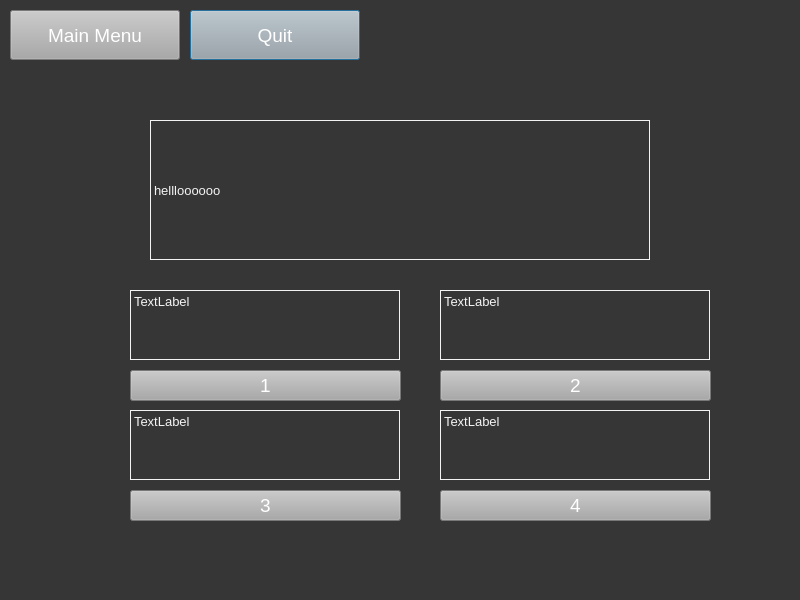
<?xml version="1.0" encoding="UTF-8"?>
<ui version="4.0">
 <class>queswin</class>
 <widget class="QDialog" name="queswin">
  <property name="geometry">
   <rect>
    <x>0</x>
    <y>0</y>
    <width>800</width>
    <height>600</height>
   </rect>
  </property>
  <property name="palette">
   <palette>
    <active>
     <colorrole role="Button">
      <brush brushstyle="SolidPattern">
       <color alpha="255">
        <red>54</red>
        <green>54</green>
        <blue>54</blue>
       </color>
      </brush>
     </colorrole>
     <colorrole role="Base">
      <brush brushstyle="SolidPattern">
       <color alpha="255">
        <red>54</red>
        <green>54</green>
        <blue>54</blue>
       </color>
      </brush>
     </colorrole>
     <colorrole role="Window">
      <brush brushstyle="SolidPattern">
       <color alpha="255">
        <red>54</red>
        <green>54</green>
        <blue>54</blue>
       </color>
      </brush>
     </colorrole>
    </active>
    <inactive>
     <colorrole role="Button">
      <brush brushstyle="SolidPattern">
       <color alpha="255">
        <red>54</red>
        <green>54</green>
        <blue>54</blue>
       </color>
      </brush>
     </colorrole>
     <colorrole role="Base">
      <brush brushstyle="SolidPattern">
       <color alpha="255">
        <red>54</red>
        <green>54</green>
        <blue>54</blue>
       </color>
      </brush>
     </colorrole>
     <colorrole role="Window">
      <brush brushstyle="SolidPattern">
       <color alpha="255">
        <red>54</red>
        <green>54</green>
        <blue>54</blue>
       </color>
      </brush>
     </colorrole>
    </inactive>
    <disabled>
     <colorrole role="Button">
      <brush brushstyle="SolidPattern">
       <color alpha="255">
        <red>54</red>
        <green>54</green>
        <blue>54</blue>
       </color>
      </brush>
     </colorrole>
     <colorrole role="Base">
      <brush brushstyle="SolidPattern">
       <color alpha="255">
        <red>54</red>
        <green>54</green>
        <blue>54</blue>
       </color>
      </brush>
     </colorrole>
     <colorrole role="Window">
      <brush brushstyle="SolidPattern">
       <color alpha="255">
        <red>54</red>
        <green>54</green>
        <blue>54</blue>
       </color>
      </brush>
     </colorrole>
    </disabled>
   </palette>
  </property>
  <property name="windowTitle">
   <string>StudyCS.exe</string>
  </property>
  <property name="styleSheet">
   <string notr="true">background-color: rgb(54, 54, 54);</string>
  </property>
  <widget class="QLabel" name="ans1">
   <property name="geometry">
    <rect>
     <x>130</x>
     <y>290</y>
     <width>270</width>
     <height>70</height>
    </rect>
   </property>
   <property name="styleSheet">
    <string notr="true">font-size:10pt; color:rgb(243, 243, 243)</string>
   </property>
   <property name="frameShape">
    <enum>QFrame::Box</enum>
   </property>
   <property name="text">
    <string>TextLabel</string>
   </property>
   <property name="textFormat">
    <enum>Qt::MarkdownText</enum>
   </property>
   <property name="alignment">
    <set>Qt::AlignLeading|Qt::AlignLeft|Qt::AlignTop</set>
   </property>
  </widget>
  <widget class="QLabel" name="question">
   <property name="geometry">
    <rect>
     <x>150</x>
     <y>120</y>
     <width>500</width>
     <height>140</height>
    </rect>
   </property>
   <property name="palette">
    <palette>
     <active>
      <colorrole role="WindowText">
       <brush brushstyle="SolidPattern">
        <color alpha="255">
         <red>243</red>
         <green>243</green>
         <blue>243</blue>
        </color>
       </brush>
      </colorrole>
      <colorrole role="Button">
       <brush brushstyle="SolidPattern">
        <color alpha="255">
         <red>54</red>
         <green>54</green>
         <blue>54</blue>
        </color>
       </brush>
      </colorrole>
      <colorrole role="Light">
       <brush brushstyle="SolidPattern">
        <color alpha="255">
         <red>255</red>
         <green>255</green>
         <blue>255</blue>
        </color>
       </brush>
      </colorrole>
      <colorrole role="Midlight">
       <brush brushstyle="SolidPattern">
        <color alpha="255">
         <red>255</red>
         <green>255</green>
         <blue>255</blue>
        </color>
       </brush>
      </colorrole>
      <colorrole role="Dark">
       <brush brushstyle="SolidPattern">
        <color alpha="255">
         <red>127</red>
         <green>127</green>
         <blue>127</blue>
        </color>
       </brush>
      </colorrole>
      <colorrole role="Mid">
       <brush brushstyle="SolidPattern">
        <color alpha="255">
         <red>170</red>
         <green>170</green>
         <blue>170</blue>
        </color>
       </brush>
      </colorrole>
      <colorrole role="Text">
       <brush brushstyle="SolidPattern">
        <color alpha="255">
         <red>243</red>
         <green>243</green>
         <blue>243</blue>
        </color>
       </brush>
      </colorrole>
      <colorrole role="BrightText">
       <brush brushstyle="SolidPattern">
        <color alpha="255">
         <red>255</red>
         <green>255</green>
         <blue>255</blue>
        </color>
       </brush>
      </colorrole>
      <colorrole role="ButtonText">
       <brush brushstyle="SolidPattern">
        <color alpha="255">
         <red>243</red>
         <green>243</green>
         <blue>243</blue>
        </color>
       </brush>
      </colorrole>
      <colorrole role="Base">
       <brush brushstyle="SolidPattern">
        <color alpha="255">
         <red>54</red>
         <green>54</green>
         <blue>54</blue>
        </color>
       </brush>
      </colorrole>
      <colorrole role="Window">
       <brush brushstyle="SolidPattern">
        <color alpha="255">
         <red>54</red>
         <green>54</green>
         <blue>54</blue>
        </color>
       </brush>
      </colorrole>
      <colorrole role="Shadow">
       <brush brushstyle="SolidPattern">
        <color alpha="255">
         <red>0</red>
         <green>0</green>
         <blue>0</blue>
        </color>
       </brush>
      </colorrole>
      <colorrole role="AlternateBase">
       <brush brushstyle="SolidPattern">
        <color alpha="255">
         <red>255</red>
         <green>255</green>
         <blue>255</blue>
        </color>
       </brush>
      </colorrole>
      <colorrole role="ToolTipBase">
       <brush brushstyle="SolidPattern">
        <color alpha="255">
         <red>255</red>
         <green>255</green>
         <blue>220</blue>
        </color>
       </brush>
      </colorrole>
      <colorrole role="ToolTipText">
       <brush brushstyle="SolidPattern">
        <color alpha="255">
         <red>0</red>
         <green>0</green>
         <blue>0</blue>
        </color>
       </brush>
      </colorrole>
      <colorrole role="PlaceholderText">
       <brush brushstyle="SolidPattern">
        <color alpha="128">
         <red>0</red>
         <green>0</green>
         <blue>0</blue>
        </color>
       </brush>
      </colorrole>
     </active>
     <inactive>
      <colorrole role="WindowText">
       <brush brushstyle="SolidPattern">
        <color alpha="255">
         <red>243</red>
         <green>243</green>
         <blue>243</blue>
        </color>
       </brush>
      </colorrole>
      <colorrole role="Button">
       <brush brushstyle="SolidPattern">
        <color alpha="255">
         <red>54</red>
         <green>54</green>
         <blue>54</blue>
        </color>
       </brush>
      </colorrole>
      <colorrole role="Light">
       <brush brushstyle="SolidPattern">
        <color alpha="255">
         <red>255</red>
         <green>255</green>
         <blue>255</blue>
        </color>
       </brush>
      </colorrole>
      <colorrole role="Midlight">
       <brush brushstyle="SolidPattern">
        <color alpha="255">
         <red>255</red>
         <green>255</green>
         <blue>255</blue>
        </color>
       </brush>
      </colorrole>
      <colorrole role="Dark">
       <brush brushstyle="SolidPattern">
        <color alpha="255">
         <red>127</red>
         <green>127</green>
         <blue>127</blue>
        </color>
       </brush>
      </colorrole>
      <colorrole role="Mid">
       <brush brushstyle="SolidPattern">
        <color alpha="255">
         <red>170</red>
         <green>170</green>
         <blue>170</blue>
        </color>
       </brush>
      </colorrole>
      <colorrole role="Text">
       <brush brushstyle="SolidPattern">
        <color alpha="255">
         <red>243</red>
         <green>243</green>
         <blue>243</blue>
        </color>
       </brush>
      </colorrole>
      <colorrole role="BrightText">
       <brush brushstyle="SolidPattern">
        <color alpha="255">
         <red>255</red>
         <green>255</green>
         <blue>255</blue>
        </color>
       </brush>
      </colorrole>
      <colorrole role="ButtonText">
       <brush brushstyle="SolidPattern">
        <color alpha="255">
         <red>243</red>
         <green>243</green>
         <blue>243</blue>
        </color>
       </brush>
      </colorrole>
      <colorrole role="Base">
       <brush brushstyle="SolidPattern">
        <color alpha="255">
         <red>54</red>
         <green>54</green>
         <blue>54</blue>
        </color>
       </brush>
      </colorrole>
      <colorrole role="Window">
       <brush brushstyle="SolidPattern">
        <color alpha="255">
         <red>54</red>
         <green>54</green>
         <blue>54</blue>
        </color>
       </brush>
      </colorrole>
      <colorrole role="Shadow">
       <brush brushstyle="SolidPattern">
        <color alpha="255">
         <red>0</red>
         <green>0</green>
         <blue>0</blue>
        </color>
       </brush>
      </colorrole>
      <colorrole role="AlternateBase">
       <brush brushstyle="SolidPattern">
        <color alpha="255">
         <red>255</red>
         <green>255</green>
         <blue>255</blue>
        </color>
       </brush>
      </colorrole>
      <colorrole role="ToolTipBase">
       <brush brushstyle="SolidPattern">
        <color alpha="255">
         <red>255</red>
         <green>255</green>
         <blue>220</blue>
        </color>
       </brush>
      </colorrole>
      <colorrole role="ToolTipText">
       <brush brushstyle="SolidPattern">
        <color alpha="255">
         <red>0</red>
         <green>0</green>
         <blue>0</blue>
        </color>
       </brush>
      </colorrole>
      <colorrole role="PlaceholderText">
       <brush brushstyle="SolidPattern">
        <color alpha="128">
         <red>0</red>
         <green>0</green>
         <blue>0</blue>
        </color>
       </brush>
      </colorrole>
     </inactive>
     <disabled>
      <colorrole role="WindowText">
       <brush brushstyle="SolidPattern">
        <color alpha="255">
         <red>243</red>
         <green>243</green>
         <blue>243</blue>
        </color>
       </brush>
      </colorrole>
      <colorrole role="Button">
       <brush brushstyle="SolidPattern">
        <color alpha="255">
         <red>54</red>
         <green>54</green>
         <blue>54</blue>
        </color>
       </brush>
      </colorrole>
      <colorrole role="Light">
       <brush brushstyle="SolidPattern">
        <color alpha="255">
         <red>255</red>
         <green>255</green>
         <blue>255</blue>
        </color>
       </brush>
      </colorrole>
      <colorrole role="Midlight">
       <brush brushstyle="SolidPattern">
        <color alpha="255">
         <red>255</red>
         <green>255</green>
         <blue>255</blue>
        </color>
       </brush>
      </colorrole>
      <colorrole role="Dark">
       <brush brushstyle="SolidPattern">
        <color alpha="255">
         <red>127</red>
         <green>127</green>
         <blue>127</blue>
        </color>
       </brush>
      </colorrole>
      <colorrole role="Mid">
       <brush brushstyle="SolidPattern">
        <color alpha="255">
         <red>170</red>
         <green>170</green>
         <blue>170</blue>
        </color>
       </brush>
      </colorrole>
      <colorrole role="Text">
       <brush brushstyle="SolidPattern">
        <color alpha="255">
         <red>243</red>
         <green>243</green>
         <blue>243</blue>
        </color>
       </brush>
      </colorrole>
      <colorrole role="BrightText">
       <brush brushstyle="SolidPattern">
        <color alpha="255">
         <red>255</red>
         <green>255</green>
         <blue>255</blue>
        </color>
       </brush>
      </colorrole>
      <colorrole role="ButtonText">
       <brush brushstyle="SolidPattern">
        <color alpha="255">
         <red>243</red>
         <green>243</green>
         <blue>243</blue>
        </color>
       </brush>
      </colorrole>
      <colorrole role="Base">
       <brush brushstyle="SolidPattern">
        <color alpha="255">
         <red>54</red>
         <green>54</green>
         <blue>54</blue>
        </color>
       </brush>
      </colorrole>
      <colorrole role="Window">
       <brush brushstyle="SolidPattern">
        <color alpha="255">
         <red>54</red>
         <green>54</green>
         <blue>54</blue>
        </color>
       </brush>
      </colorrole>
      <colorrole role="Shadow">
       <brush brushstyle="SolidPattern">
        <color alpha="255">
         <red>0</red>
         <green>0</green>
         <blue>0</blue>
        </color>
       </brush>
      </colorrole>
      <colorrole role="AlternateBase">
       <brush brushstyle="SolidPattern">
        <color alpha="255">
         <red>255</red>
         <green>255</green>
         <blue>255</blue>
        </color>
       </brush>
      </colorrole>
      <colorrole role="ToolTipBase">
       <brush brushstyle="SolidPattern">
        <color alpha="255">
         <red>255</red>
         <green>255</green>
         <blue>220</blue>
        </color>
       </brush>
      </colorrole>
      <colorrole role="ToolTipText">
       <brush brushstyle="SolidPattern">
        <color alpha="255">
         <red>0</red>
         <green>0</green>
         <blue>0</blue>
        </color>
       </brush>
      </colorrole>
      <colorrole role="PlaceholderText">
       <brush brushstyle="SolidPattern">
        <color alpha="128">
         <red>0</red>
         <green>0</green>
         <blue>0</blue>
        </color>
       </brush>
      </colorrole>
     </disabled>
    </palette>
   </property>
   <property name="autoFillBackground">
    <bool>false</bool>
   </property>
   <property name="styleSheet">
    <string notr="true">font-size:10pt; color:rgb(243, 243, 243)</string>
   </property>
   <property name="frameShape">
    <enum>QFrame::Box</enum>
   </property>
   <property name="frameShadow">
    <enum>QFrame::Plain</enum>
   </property>
   <property name="lineWidth">
    <number>1</number>
   </property>
   <property name="text">
    <string>hellloooooo</string>
   </property>
  </widget>
  <widget class="QLabel" name="ans3">
   <property name="geometry">
    <rect>
     <x>130</x>
     <y>410</y>
     <width>270</width>
     <height>70</height>
    </rect>
   </property>
   <property name="styleSheet">
    <string notr="true">font-size:10pt; color:rgb(243, 243, 243)</string>
   </property>
   <property name="frameShape">
    <enum>QFrame::Box</enum>
   </property>
   <property name="text">
    <string>TextLabel</string>
   </property>
   <property name="alignment">
    <set>Qt::AlignLeading|Qt::AlignLeft|Qt::AlignTop</set>
   </property>
  </widget>
  <widget class="QLabel" name="ans4">
   <property name="geometry">
    <rect>
     <x>440</x>
     <y>410</y>
     <width>270</width>
     <height>70</height>
    </rect>
   </property>
   <property name="styleSheet">
    <string notr="true">font-size:10pt; color:rgb(243, 243, 243)</string>
   </property>
   <property name="frameShape">
    <enum>QFrame::Box</enum>
   </property>
   <property name="text">
    <string>TextLabel</string>
   </property>
   <property name="alignment">
    <set>Qt::AlignLeading|Qt::AlignLeft|Qt::AlignTop</set>
   </property>
  </widget>
  <widget class="QLabel" name="ans2">
   <property name="geometry">
    <rect>
     <x>440</x>
     <y>290</y>
     <width>270</width>
     <height>70</height>
    </rect>
   </property>
   <property name="styleSheet">
    <string notr="true">font-size:10pt; color:rgb(243, 243, 243)</string>
   </property>
   <property name="frameShape">
    <enum>QFrame::Box</enum>
   </property>
   <property name="text">
    <string>TextLabel</string>
   </property>
   <property name="alignment">
    <set>Qt::AlignLeading|Qt::AlignLeft|Qt::AlignTop</set>
   </property>
  </widget>
  <widget class="QPushButton" name="quit">
   <property name="geometry">
    <rect>
     <x>190</x>
     <y>10</y>
     <width>170</width>
     <height>50</height>
    </rect>
   </property>
   <property name="styleSheet">
    <string notr="true">background-color: rgb(167, 168, 167); font-size:14pt; color:rgb(255, 255, 255)</string>
   </property>
   <property name="text">
    <string>Quit</string>
   </property>
  </widget>
  <widget class="QPushButton" name="b2main">
   <property name="geometry">
    <rect>
     <x>10</x>
     <y>10</y>
     <width>170</width>
     <height>50</height>
    </rect>
   </property>
   <property name="styleSheet">
    <string notr="true">background-color: rgb(167, 168, 167); font-size:14pt; color:rgb(255, 255, 255)</string>
   </property>
   <property name="text">
    <string>Main Menu</string>
   </property>
  </widget>
  <widget class="QPushButton" name="ans1b">
   <property name="geometry">
    <rect>
     <x>130</x>
     <y>370</y>
     <width>271</width>
     <height>31</height>
    </rect>
   </property>
   <property name="styleSheet">
    <string notr="true">background-color: rgb(167, 168, 167); font-size:14pt; color:rgb(255, 255, 255)</string>
   </property>
   <property name="text">
    <string>1</string>
   </property>
  </widget>
  <widget class="QPushButton" name="ans2b">
   <property name="geometry">
    <rect>
     <x>440</x>
     <y>370</y>
     <width>271</width>
     <height>31</height>
    </rect>
   </property>
   <property name="styleSheet">
    <string notr="true">background-color: rgb(167, 168, 167); font-size:14pt; color:rgb(255, 255, 255)</string>
   </property>
   <property name="text">
    <string>2</string>
   </property>
  </widget>
  <widget class="QPushButton" name="ans3b">
   <property name="geometry">
    <rect>
     <x>130</x>
     <y>490</y>
     <width>271</width>
     <height>31</height>
    </rect>
   </property>
   <property name="styleSheet">
    <string notr="true">background-color: rgb(167, 168, 167); font-size:14pt; color:rgb(255, 255, 255)</string>
   </property>
   <property name="text">
    <string>3</string>
   </property>
  </widget>
  <widget class="QPushButton" name="b2main_5">
   <property name="geometry">
    <rect>
     <x>440</x>
     <y>490</y>
     <width>271</width>
     <height>31</height>
    </rect>
   </property>
   <property name="styleSheet">
    <string notr="true">background-color: rgb(167, 168, 167); font-size:14pt; color:rgb(255, 255, 255)</string>
   </property>
   <property name="text">
    <string>4</string>
   </property>
  </widget>
 </widget>
 <resources/>
 <connections/>
</ui>
